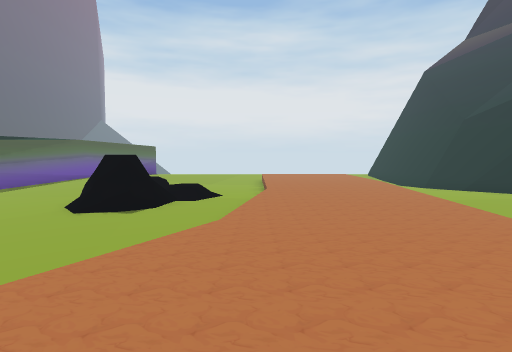
view 1 (above)

24 first-person views from a walk through a scene from a Unity 3-D project. The camera is 1.4 m above the floor, tilts 4° down and sees 80° across. The floor is counted in squares, 2 m on a side. Each view is taken from the middle of a square. On the plan, view 1 faces up. The plan holds only what a view shows up to about 10 squares ahead; the rest is blank. The place goes on beyond the plan. The player is left out. Some animated figures are left out.

view 2
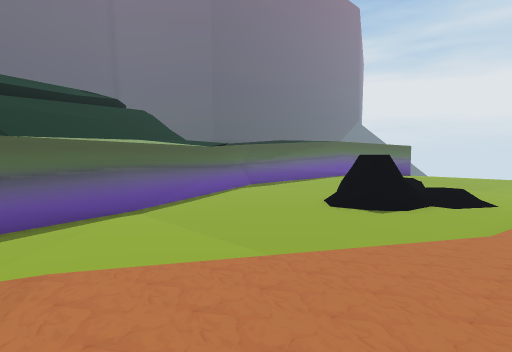

view 3
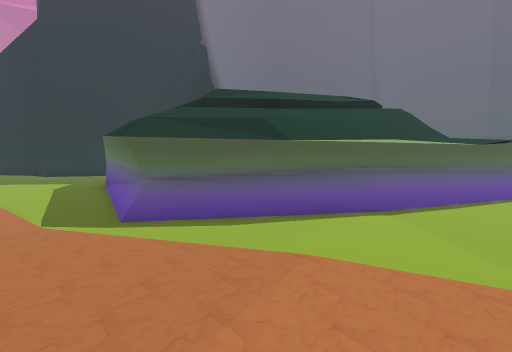

view 4
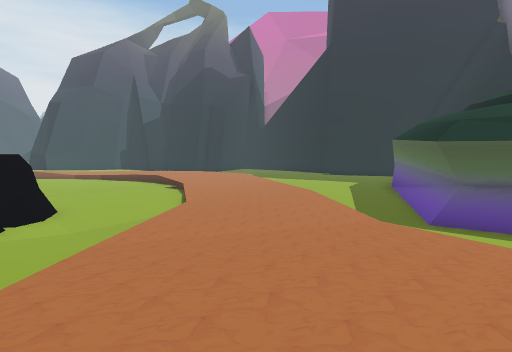

view 5
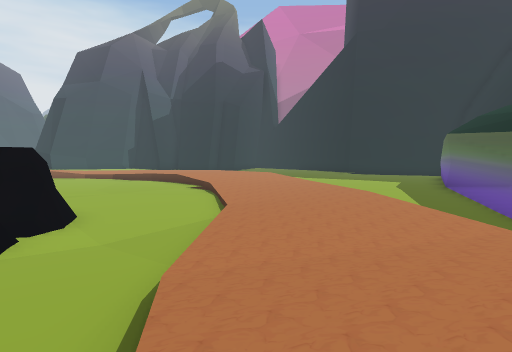

view 6
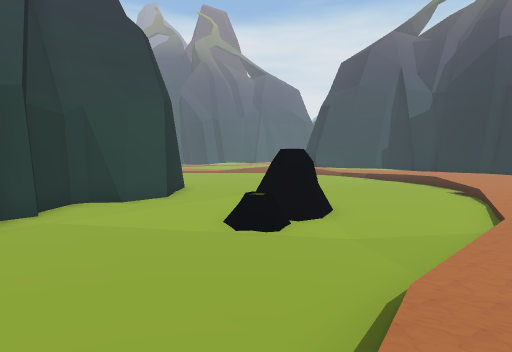

view 7
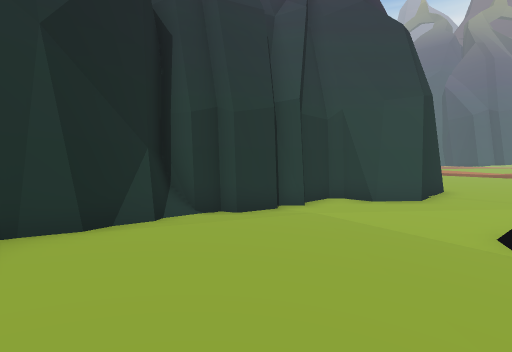

view 8
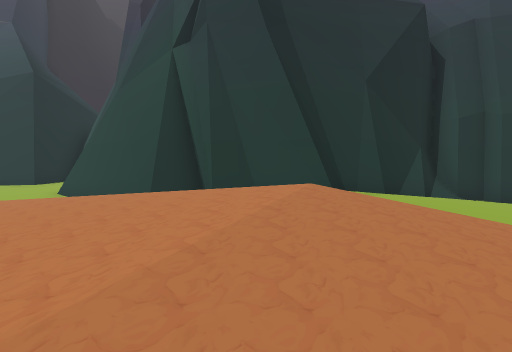

view 9
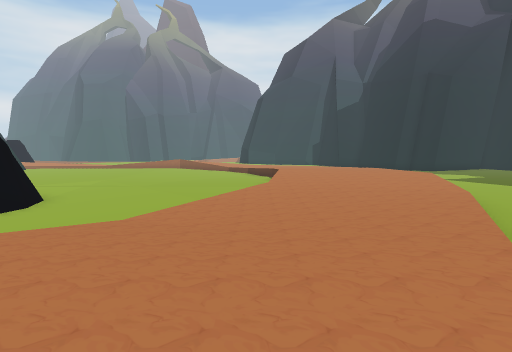

view 10
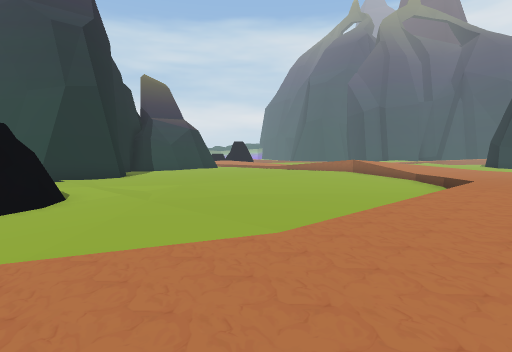

view 11
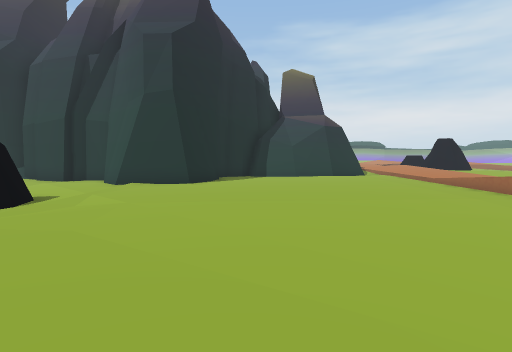

view 12
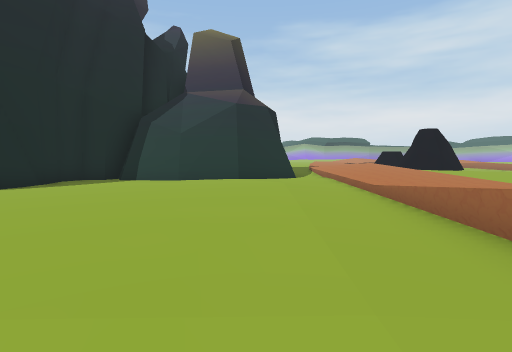

view 13
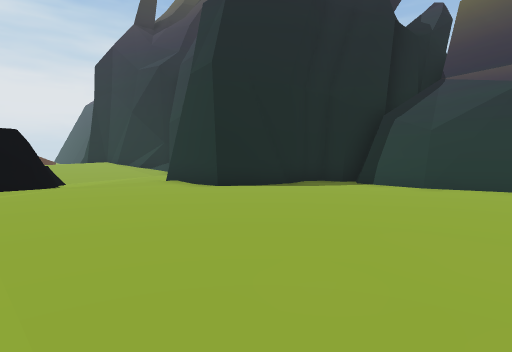

view 14
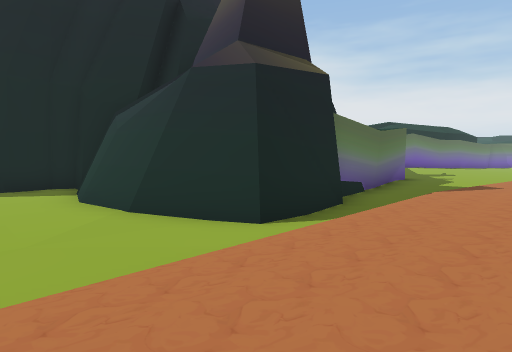

view 15
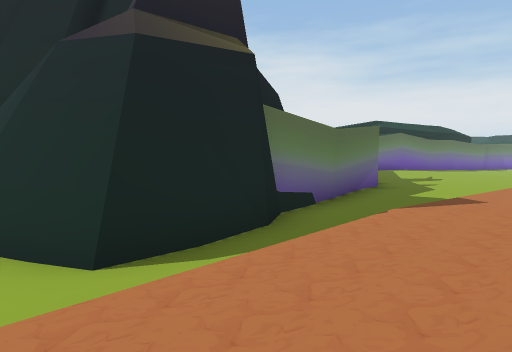

view 16
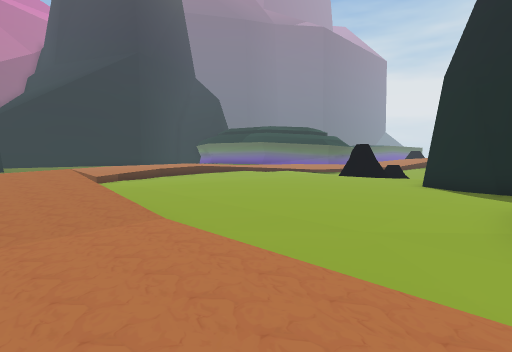

view 17
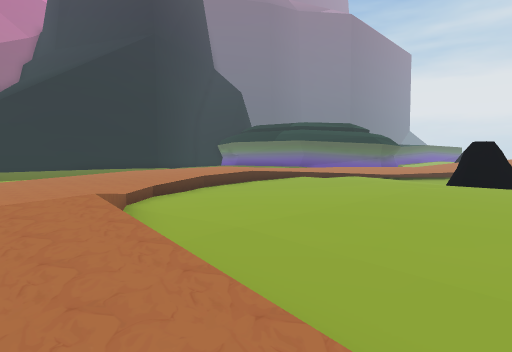

view 18
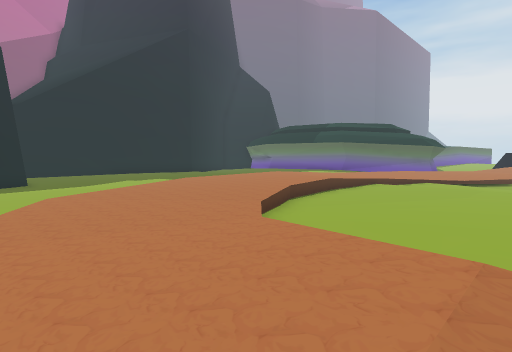

view 19
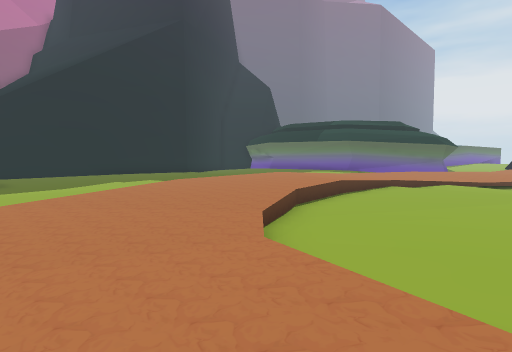

view 20
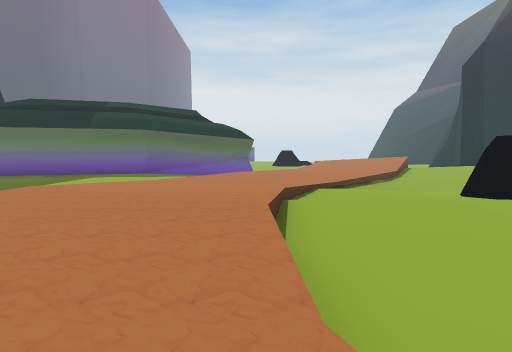

view 21
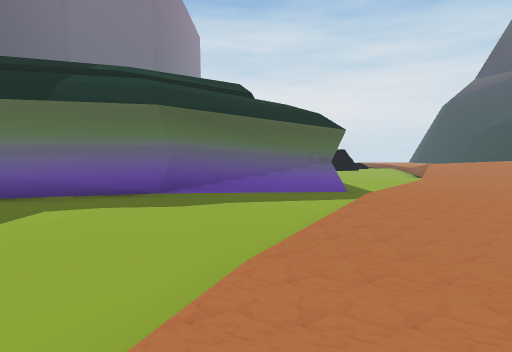

view 22
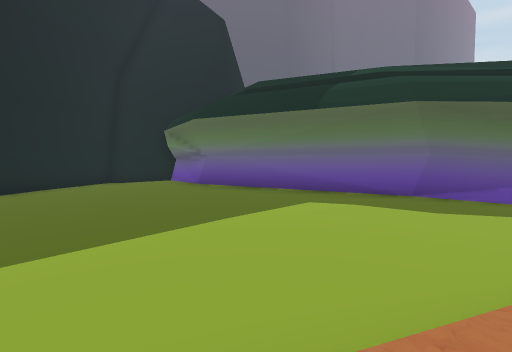

view 23
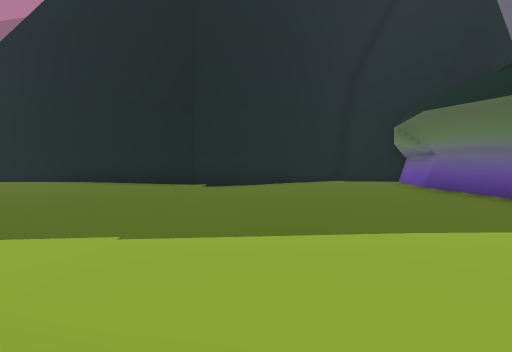

view 24
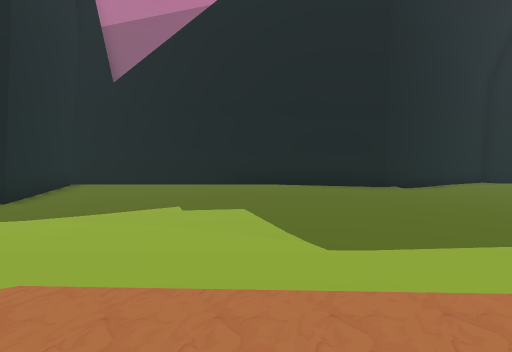

### Floor plan
Key: @ floor where view 1 was taken; # wall or solid block; . main floor; : floor 0.25 m higher than the main floor; - floor 0.25 m lower than the main floor; + floor 0.5 m higher than the main floor; _ floor 0.5 m lower than the main floor; * floor 0.75 m higher than the main floor; < floor 0.75 m lower than the main floor; % floor 1.25 m higher than the main floor; & floor 1.5 m higher than the main floor; / step, stairs or slope; = window, fence, low wall or low ledge; v drop or lower ground; O other object.
Columns run from 22 left of view 1 to 19 right of it. Each row starts with its distance up from view 1.
 10               ---   +-/::::/---
  9               ---O#O--/::::/--.
  8             _----/O/--/::::=--
  7             #__-------:::::/---
  6             #_________:::::/ --
  5             ##_______/+++::   #
  4              #_______//////  ##
  3              #_______/////  /#
  2              #/_--_ //////  ##
  1              ##_--- //////  #
  0               #_---//%@///  #
 -1               #_--.////&&  /#
 -2               #/--=/////=  ##
 -3              ##/_-//////+++/#
 -4            ###/_-///////////##
 -5           ##/--_/::::////////#
 -6        ####..--=:::::////////##
 -7   ######.....-/::::///////////#
 -8   ............/::////////////##
 -9   -........../::.//<<<<<////_#
-10  -----....../::..////</O/_---#
-11 #-----....../:::://///OO/----#
-12 ##-----....-+:::/--///#O---###
-13  ##-----..-=+++:/--.//----##
-14   #......../++++..........#
-15   #.....---**+++----......##
-16   #....----++**/----.......####
-17   ....-----++++/----..........#
-18   ...------++++/----..........#
-19   ..-------+++++---..........##
-20   .--------+++++=--..........#
-21   .------- =++++/--..........##
-22   .-------  +++::/-..::.......# ######
-23   .---- --- /:::::/=..........###...::...
-24   .###  -----:::::+//==v=/////....:::.....
-25   ##     ----//:::+//////+::+++////////...
-26                //:++//  /:::++++++/

Positions as (right, up) in squares from view 1, and headings:
1: (0, 0), facing up
2: (0, 0), facing up-left
3: (0, 0), facing left
4: (1, -1), facing down-left
5: (1, -3), facing down-left
6: (1, -3), facing down
7: (1, -3), facing down-right
8: (-2, -1), facing right
9: (-6, -5), facing down
10: (-8, -11), facing down-right
11: (-7, -18), facing right
12: (-2, -22), facing right
13: (-1, -22), facing up-right
14: (5, -26), facing up-right
15: (7, -26), facing up-right
16: (7, -26), facing up-left
17: (2, -25), facing up-left
18: (-1, -26), facing up-left
19: (-2, -25), facing up-left
20: (-7, -20), facing up
21: (-10, -13), facing up
22: (-10, -13), facing up-left
23: (-10, -12), facing left
24: (-10, -18), facing left
